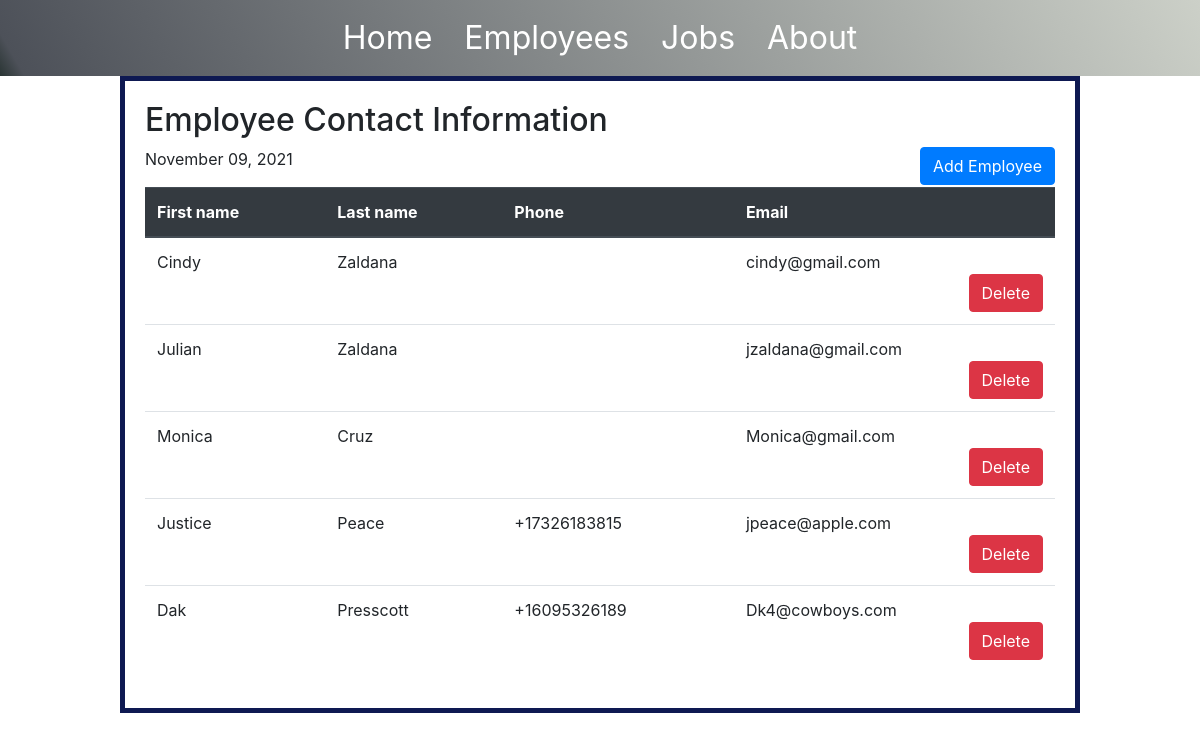
Before: / with the older database file.
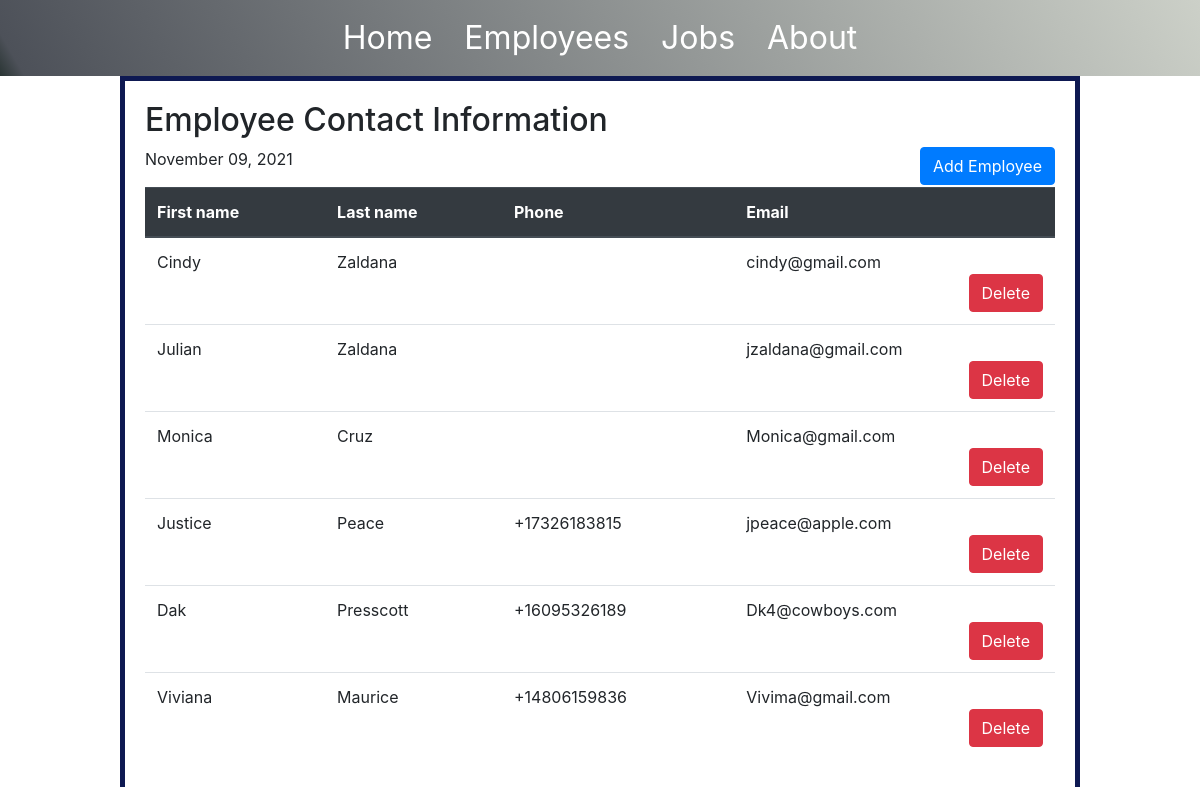
After: the same page with the newer database file.
### employee/models.py (models this page shows, shortened)
class Employee(models.Model):
    first_name = models.CharField(max_length=30)
    last_name = models.CharField(max_length=30)
    email = models.EmailField(max_length=254)
    phone_number = PhoneNumberField(blank=True)

### home/views.py (the view)
# urls.py: 2. Add a URL to urlpatterns:  path('', views.home, name='home')
def home(request):
    employees = Employee.objects.all()
    date = datetime.datetime.now()
    dates = date.strftime("%B %d, %Y")
    return render(request, 'home.html', {'employees': employees, 'date': dates})

### templates/home.html (shortened to what this page needs)
<!DOCTYPE html>
{% load static %}
<html lang="en" xmlns="http://www.w3.org/1999/html">
<head>
    <link rel="stylesheet" type="text/css" href='{% static "/css/home.css" %}?{% now "U" %}'>
    <link rel="stylesheet" href="https://stackpath.bootstrapcdn.com/bootstrap/4.5.0/css/bootstrap.min.css"
>
        <link href=
'https://ajax.googleapis.com/ajax/libs/jqueryui/1.12.1/themes/smoothness/jquery-ui.css'
          rel='stylesheet'>
</head>
<body>
    <nav>
        <ul id="links">
            <li class="nav-item"><a style="color:white; font-size: 2em;" class="nav-link" href="/home">Home</a></li>
            <li class="nav-item"><a style="color:white; font-size: 2em;" class="nav-link" href="/employee/employee_registration">Employees</a></li>
            <li class="nav-item"><a class="nav-link" href="#contact" style="color:white; font-size: 2em;">Jobs</a></li>
            <li class="nav-item"><a class="nav-link" href="#about" style="color:white; font-size: 2em;">About</a></li>
        </ul>
    </nav>
    <section>
        {% block content %}
        <h2>Employee Contact Information</h2>
        <a class="btn btn-primary" href="/employee" style="float: right;">Add Employee</a>
        <p>{{date}}</p>
        <table class="table">
            <thead class="thead-dark">
            <tr>
                <th>First name</th>
                <th>Last name</th>
                <th>Phone</th>
                <th>Email</th>
            </tr>
            </thead>
            <tbody>
            {% for e in employees %}
            <tr>
                <td>{{e.first_name}}</td>
                <td>{{e.last_name}}</td>
                <td>{{e.phone_number}}</td>
                <td>{{e.email}} &nbsp;
                    <form method="POST" action="/home/delete_employee/{{e.id}}">
                        <input class="btn btn-danger" type="submit" style="float:right;" value="Delete" />
                    </form>
                </td>
            </tr>
            {% endfor %}
            </tbody>
        </table>
        {% endblock %}
    </section>
</body>
</html>

Changed rows visible on the page:
added Employee: first_name "Viviana", last_name "Maurice", phone_number "+14806159836", email "Vivima@gmail.com"
